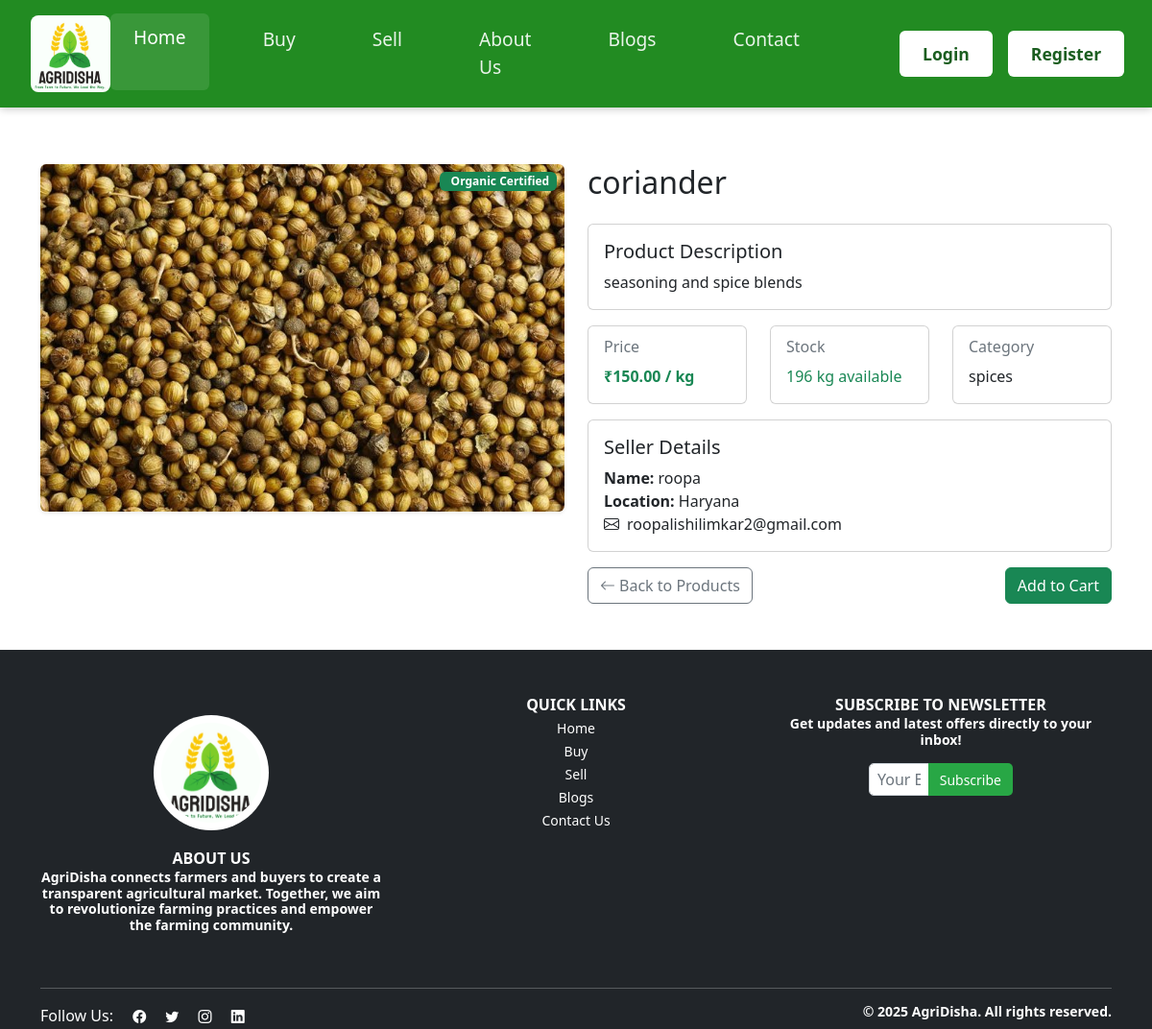
The app's page /product_details.php?id=29 with its own data.
### tables this page shows
CREATE TABLE IF NOT EXISTS `products` (
  `id` int NOT NULL AUTO_INCREMENT,
  `name` varchar(255) NOT NULL,
  `description` text,
  `price` decimal(10,2) NOT NULL,
  `unit` varchar(50) NOT NULL,
  `quantity` int NOT NULL,
  `category` varchar(100) NOT NULL,
  `location` varchar(100) NOT NULL,
  `image_url` varchar(255) DEFAULT NULL,
  `seller_id` int NOT NULL,
  `organic_certified` tinyint(1) DEFAULT '0',
  `in_stock` tinyint(1) DEFAULT '1',
  `delivery_options` varchar(255) DEFAULT NULL,
  `created_at` timestamp NULL DEFAULT CURRENT_TIMESTAMP,
  `updated_at` timestamp NULL DEFAULT CURRENT_TIMESTAMP ON UPDATE CURRENT_TIMESTAMP,
  PRIMARY KEY (`id`),
  KEY `seller_id` (`seller_id`)
);

CREATE TABLE IF NOT EXISTS `users` (
  `id` int NOT NULL AUTO_INCREMENT,
  `username` varchar(100) NOT NULL,
  `email` varchar(100) NOT NULL,
  `password_hash` varchar(255) NOT NULL,
  `role` enum('Farmer','Buyer','Admin') NOT NULL,
  `status` enum('approved','pending') NOT NULL DEFAULT 'pending',
  `otp` varchar(6) NOT NULL,
  `otp_verified` tinyint(1) DEFAULT '0',
  `otp_timestamp` timestamp NULL DEFAULT CURRENT_TIMESTAMP,
  `reset_token` varchar(300) DEFAULT NULL,
  `reset_token_expiry` datetime DEFAULT NULL,
  `address_line1` varchar(255) DEFAULT NULL,
  `address_line2` varchar(255) DEFAULT NULL,
  `city` varchar(100) DEFAULT NULL,
  `state` varchar(100) DEFAULT NULL,
  `postal_code` varchar(20) DEFAULT NULL,
  `country` varchar(100) DEFAULT NULL,
  `phone` varchar(20) DEFAULT NULL,
  PRIMARY KEY (`id`),
  UNIQUE KEY `email` (`email`)
);

### product_details.php (the view, shortened to what this page needs)
<?php
require_once 'db.php';
$product_id = mysqli_real_escape_string($conn, $_GET['id']);
$query = "SELECT
            p.*,
            u.username AS seller_name,
            u.email AS seller_email,
            u.phone AS seller_phone,
            u.address_line1 AS seller_address
          FROM products p
          JOIN users u ON p.seller_id = u.id
          WHERE p.id = '$product_id'";
$result = mysqli_query($conn, $query);
$product = mysqli_fetch_assoc($result);
?>
<!DOCTYPE html>
<html lang="en">
<head>
    <link href="https://cdn.jsdelivr.net/npm/bootstrap@5.2.3/dist/css/bootstrap.min.css" rel="stylesheet">
    <link href="https://cdn.jsdelivr.net/npm/bootstrap-icons@1.10.0/font/bootstrap-icons.css" rel="stylesheet">
</head>
<body>
    <?php include 'header.php';?>
    <div class="container mt-5">
        <div class="row">
            <div class="col-md-6">
                <div class="position-relative">
                    <img src="<?php echo !empty($product['image_url']) ? htmlspecialchars($product['image_url']) : 'ASSETS/IMAGES/default-product.jpg'; ?>"
                         class="img-fluid rounded shadow-sm"
                         alt="<?php echo htmlspecialchars($product['name']); ?>">
                    <?php if($product['organic_certified']): ?>
                        <span class="badge bg-success position-absolute top-0 end-0 m-2">
                            <i class="bi bi-leaf me-1"></i>Organic Certified
                        </span>
                    <?php endif; ?>
                </div>
            </div>
            <div class="col-md-6">
                <div class="d-flex justify-content-between align-items-start mb-3">
                    <h2><?php echo htmlspecialchars($product['name']); ?></h2>
                </div>
                <div class="card mb-3">
                    <div class="card-body">
                        <h5 class="card-title">Product Description</h5>
                        <p class="card-text"><?php echo htmlspecialchars($product['description']); ?></p>
                    </div>
                </div>
                <div class="row mb-3">
                    <div class="col-md-4">
                        <div class="card h-100">
                            <div class="card-body">
                                <h6 class="card-subtitle mb-2 text-muted">Price</h6>
                                <p class="card-text text-success fw-bold">
                                    ₹<?php echo number_format($product['price'], 2); ?> /  <?php echo htmlspecialchars($product['unit']); ?>
                                </p>
                            </div>
                        </div>
                    </div>
                    <div class="col-md-4">
                        <div class="card h-100">
                            <div class="card-body">
                                <h6 class="card-subtitle mb-2 text-muted">Stock</h6>
                                <p class="card-text">
                                    <span class="<?php echo $product['quantity'] > 0 ? 'text-success' : 'text-danger'; ?>">
                                        <?php echo $product['quantity']; ?> <?php echo htmlspecialchars($product['unit']); ?> available
                                    </span>
                                </p>
                            </div>
                        </div>
                    </div>
                    <div class="col-md-4">
                        <div class="card h-100">
                            <div class="card-body">
                                <h6 class="card-subtitle mb-2 text-muted">Category</h6>
                                <p class="card-text">
                                    <?php echo htmlspecialchars($product['category']); ?>
                                </p>
                            </div>
                        </div>
                    </div>
                </div>
                <div class="card mb-3">
                    <div class="card-body">
                        <h5 class="card-title">Seller Details</h5>
                        <p class="card-text">
                            <strong>Name:</strong> <?php echo htmlspecialchars($product['seller_name']); ?><br>
                            <strong>Location:</strong> <?php echo htmlspecialchars($product['location']); ?><br>
                            <i class="bi bi-envelope me-2"></i><?php echo htmlspecialchars($product['seller_email']); ?><br>
                        </p>
                    </div>
                </div>
                <div class="d-flex justify-content-between">
                    <a href="index.php?tab=buy" class="btn btn-outline-secondary">
                        <i class="bi bi-arrow-left me-1"></i>Back to Products
                    </a>
                    <form action="add_to_cart.php" method="POST">
                                        <button type="submit" class="btn btn-success add-to-cart-btn">Add to Cart</button>
                                    </form>
                </div>
            </div>
        </div>
    </div>
    <br><br>
    <?php include 'footer.php';?>
<div class="toast-container position-fixed bottom-0 end-0 p-3">
</div>
</body>
</html>

### header.php (style rules this page uses)
* { margin: 0; padding: 0; box-sizing: border-box; }
body { padding-top: 120px; font-family: system-ui, -apple-system, sans-serif; }

### records on screen
products: image_url+name (picture), name "coriander", description "seasoning and spice blends", price "150.00", unit "kg", quantity "196", category "spices", seller.username "roopa", location "Haryana", seller.email "roopalishilimkar2@gmail.com"
